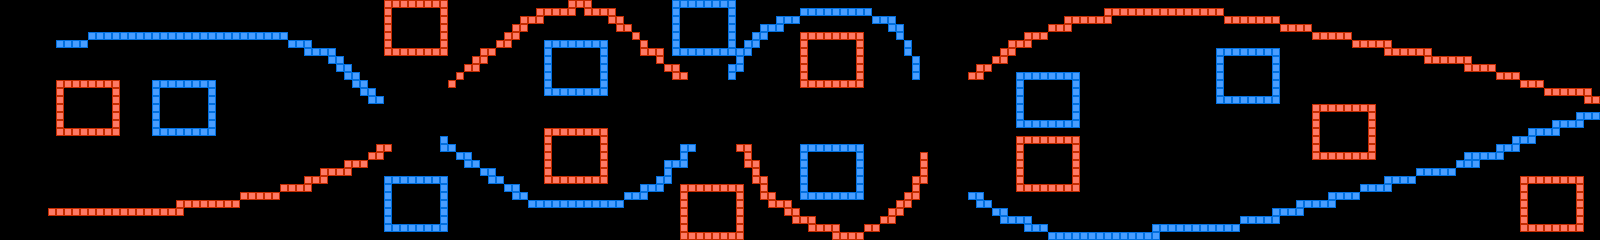

This is a level from a 2D game, rendered from its Tiled map with the project's own tilesets. A one-line summary and the map file follow, with tile-layer data summarised:
An orthogonal 200x30 tile map with 8x8 px tiles, 1 tile layer (layer).

<map version="1.0" orientation="orthogonal" width="200" height="30" tilewidth="8" tileheight="8">
 <tileset firstgid="1" name="chip" tilewidth="8" tileheight="8">
  <image source="chip.png" width="128" height="128" />
 </tileset>
 <layer name="layer" width="200" height="30">
  <properties>
   <property name="object" value="true" />
  </properties>
  <data>[6000 cells, 833 non-empty, 2 distinct tile ids]</data>
 </layer>
</map>
